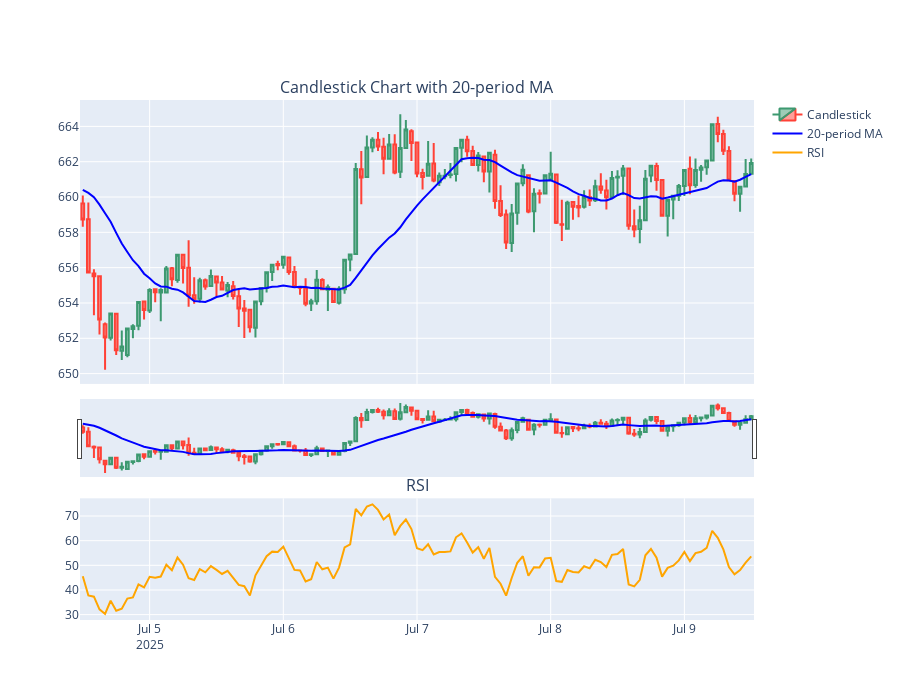

Notebook cell for this chart:
### Code cell
import plotly.graph_objects as go
import plotly.subplots as sp
import pandas as pd
from datetime import datetime

fig = sp.make_subplots(rows=2, cols=1, shared_xaxes=True, 
                       row_heights=[0.7, 0.3], vertical_spacing=0.22,
                       subplot_titles=("Candlestick Chart with 20-period MA", "RSI"))

fig.add_trace(go.Candlestick(x=live_prices['timestamp'],
                             open=live_prices['open'],
                             high=live_prices['high'],
                             low=live_prices['low'],
                             close=live_prices['close'],
                             name='Candlestick'), row=1, col=1)

fig.add_trace(go.Scatter(x=live_prices['timestamp'], y=live_prices['MA20'],
                         mode='lines', line=dict(color='blue', width=2),
                         name='20-period MA'), row=1, col=1)

fig.add_trace(go.Scatter(x=live_prices['timestamp'], y=live_prices['RSI'],
                         mode='lines', line=dict(color='orange', width=2),
                         name='RSI'), row=2, col=1)

fig.update_layout(
    width=900,
    height=700)
fig.show()
